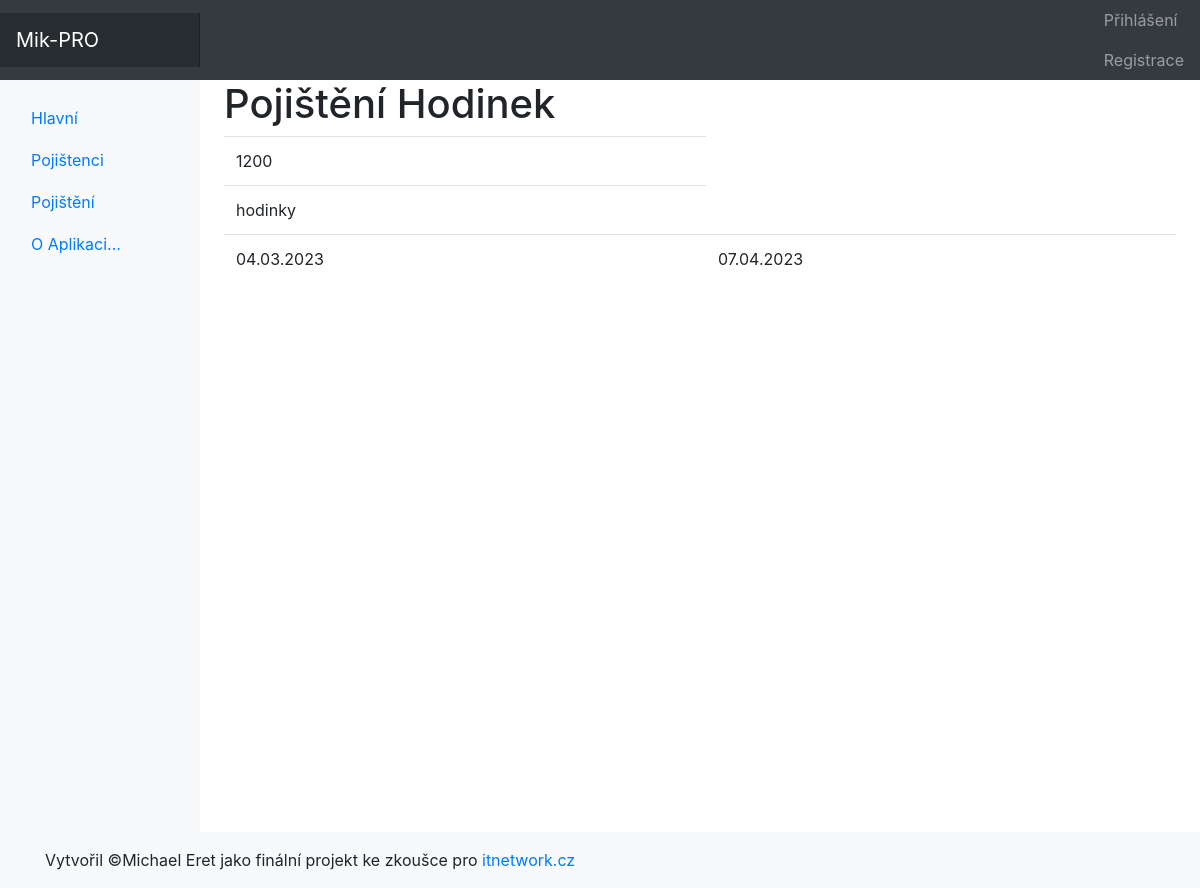
Page /pojisteni/63 on the committed database.
### tables this page shows
CREATE TABLE `pojisteni` (
  `id_pojisteni` int(11) NOT NULL,
  `id_pojistnika` int(11) DEFAULT NULL,
  `nazev` varchar(255) NOT NULL,
  `castka` int(11) NOT NULL,
  `predmet` varchar(255) NOT NULL,
  `platnost_od` date NOT NULL,
  `platnost_do` date NOT NULL
);

### index.php (called while the page is built, shortened)
<?php
$smerovac = new SmerovacKontroler();
$smerovac->zpracuj(array($_SERVER['REQUEST_URI']));
$smerovac->vypisPohled();

### modely/Db.php (called while the page is built, shortened)
<?php
class Db {
    private static $spojeni;
    private static array $nastaveni = array(
		PDO::ATTR_ERRMODE => PDO::ERRMODE_EXCEPTION,
		PDO::MYSQL_ATTR_INIT_COMMAND => "SET NAMES utf8",
		PDO::ATTR_EMULATE_PREPARES => false,
	);
    public static function pripoj(string $host, string $uzivatel, string $heslo, string $databaze) : void
    {
		if (!isset(self::$spojeni)) {
			self::$spojeni = @new PDO(
				"mysql:host=$host;dbname=$databaze",
				$uzivatel,
				$heslo,
				self::$nastaveni
			);
		}
	}
    public static function dotazJeden(string $dotaz, array $parametry = array()) : array|bool
    {
		$navrat = self::$spojeni->prepare($dotaz);
		$navrat->execute($parametry);
		return $navrat->fetch();
	}
}

### modely/SpravcePojisteni.php (called while the page is built, shortened)
<?php
class SpravcePojisteni
{
    public function detailPojistka(int $id_pojisteni): array
    {
        return Db::dotazJeden('
    SELECT id_pojisteni,id_pojistnika, nazev, castka,predmet, platnost_od,platnost_do
    FROM pojisteni
    WHERE id_pojisteni = ?
    ', array($id_pojisteni));
    }
}

### kontrolery/PojisteniKontroler.php (called while the page is built, shortened)
<?php
class PojisteniKontroler extends Kontroler
{
    public function zpracuj(array $parametry): void
    {
        $spravcePojisteni = new SpravcePojisteni();
        if (!empty($parametry[0])) {
            $pojistka = $spravcePojisteni->detailPojistka($parametry[0]);
        } else {
            $pojisteni = $spravcePojisteni->vypisAllPojisteni();
            $this->data['pojisteni'] = $pojisteni;
            $this->pohled = 'pojisteni';
        }
    }
}

### kontrolery/SmerovacKontroler.php (called while the page is built, shortened)
<?php
class SmerovacKontroler extends Kontroler
{
    protected Kontroler $kontroler;
    private function pomlckyDOVelbloudiNotace(string $text): string
    {
        $veta = str_replace('-', ' ', $text);
        $veta = ucwords($veta);
        $veta = str_replace(' ', '', $veta);
        return $veta;
    }
    private function parsujURL(string $url): array
    {
        $naparsovanaURL = parse_url($url);
        $naparsovanaURL["path"] = ltrim($naparsovanaURL["path"], "/");
        $naparsovanaURL["path"] = trim($naparsovanaURL["path"]);
        $rozdelenaCesta = explode("/", $naparsovanaURL["path"]);
        return $rozdelenaCesta;
    }
    public function zpracuj(array $parametry): void
    {
        $naparsovanaURL = $this->parsujURL($parametry[0]);
        $tridaKontroleru = $this->pomlckyDOVelbloudiNotace(array_shift($naparsovanaURL)) . 'Kontroler';
        if (file_exists('kontrolery/' . $tridaKontroleru . '.php')) {
            $this->kontroler = new $tridaKontroleru;
        } else {
            $this->presmeruj('chyba');
        }
        $this->kontroler->zpracuj($naparsovanaURL);
    }
}

### pohledy/pojistka.phtml (the view)
<header>
    <h1><?= htmlspecialchars($nazev)?></h1>
</header>
<section>
    <table class="table">
        <tr>
            <td><?= htmlspecialchars($castka) ?></td>
        </tr>
        <tr>
            <td><?= htmlspecialchars($predmet) ?></td>
        </tr>
        <tr>
            <td><?= htmlspecialchars($platnost_od) ?></td>
            <td><?= htmlspecialchars($platnost_do) ?></td>
        </tr>
    </table>

### rows in the picture
pojisteni: nazev "Pojištění Hodinek", castka "1200", predmet "hodinky"

### other values in the picture
$platnost_od "04.03.2023"
$platnost_do "07.04.2023"
